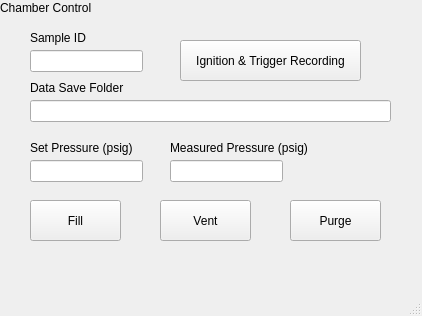
<?xml version="1.0" encoding="UTF-8"?>
<ui version="4.0">
 <class>MainWindow</class>
 <widget class="QMainWindow" name="MainWindow">
  <property name="geometry">
   <rect>
    <x>0</x>
    <y>0</y>
    <width>422</width>
    <height>316</height>
   </rect>
  </property>
  <property name="windowTitle">
   <string>MainWindow</string>
  </property>
  <widget class="QWidget" name="centralwidget">
   <widget class="QPushButton" name="ventButton">
    <property name="geometry">
     <rect>
      <x>160</x>
      <y>200</y>
      <width>91</width>
      <height>41</height>
     </rect>
    </property>
    <property name="text">
     <string>Vent</string>
    </property>
   </widget>
   <widget class="QPushButton" name="ignitionButton">
    <property name="geometry">
     <rect>
      <x>180</x>
      <y>40</y>
      <width>181</width>
      <height>41</height>
     </rect>
    </property>
    <property name="text">
     <string>Ignition &amp;&amp; Trigger Recording</string>
    </property>
   </widget>
   <widget class="QPushButton" name="fillButton">
    <property name="geometry">
     <rect>
      <x>30</x>
      <y>200</y>
      <width>91</width>
      <height>41</height>
     </rect>
    </property>
    <property name="text">
     <string>Fill</string>
    </property>
   </widget>
   <widget class="QLineEdit" name="sampleIDField">
    <property name="geometry">
     <rect>
      <x>30</x>
      <y>50</y>
      <width>113</width>
      <height>22</height>
     </rect>
    </property>
   </widget>
   <widget class="QLineEdit" name="dataSaveFolderField">
    <property name="geometry">
     <rect>
      <x>30</x>
      <y>100</y>
      <width>361</width>
      <height>22</height>
     </rect>
    </property>
   </widget>
   <widget class="QLineEdit" name="setPressureField">
    <property name="geometry">
     <rect>
      <x>30</x>
      <y>160</y>
      <width>113</width>
      <height>22</height>
     </rect>
    </property>
   </widget>
   <widget class="QLineEdit" name="measuredPressureField">
    <property name="geometry">
     <rect>
      <x>170</x>
      <y>160</y>
      <width>113</width>
      <height>22</height>
     </rect>
    </property>
   </widget>
   <widget class="QLabel" name="chamberControlLabel">
    <property name="geometry">
     <rect>
      <x>0</x>
      <y>0</y>
      <width>101</width>
      <height>16</height>
     </rect>
    </property>
    <property name="text">
     <string>Chamber Control</string>
    </property>
   </widget>
   <widget class="QLabel" name="sampleIDLabel">
    <property name="geometry">
     <rect>
      <x>30</x>
      <y>30</y>
      <width>71</width>
      <height>16</height>
     </rect>
    </property>
    <property name="text">
     <string>Sample ID</string>
    </property>
   </widget>
   <widget class="QLabel" name="dataSaveFolderLabel">
    <property name="geometry">
     <rect>
      <x>30</x>
      <y>80</y>
      <width>101</width>
      <height>16</height>
     </rect>
    </property>
    <property name="text">
     <string>Data Save Folder</string>
    </property>
   </widget>
   <widget class="QLabel" name="setPressureLabel">
    <property name="geometry">
     <rect>
      <x>30</x>
      <y>140</y>
      <width>111</width>
      <height>16</height>
     </rect>
    </property>
    <property name="text">
     <string>Set Pressure (psig)</string>
    </property>
   </widget>
   <widget class="QLabel" name="measuredPressureLabel">
    <property name="geometry">
     <rect>
      <x>170</x>
      <y>140</y>
      <width>141</width>
      <height>16</height>
     </rect>
    </property>
    <property name="text">
     <string>Measured Pressure (psig)</string>
    </property>
   </widget>
   <widget class="QPushButton" name="purgeButton">
    <property name="geometry">
     <rect>
      <x>290</x>
      <y>200</y>
      <width>91</width>
      <height>41</height>
     </rect>
    </property>
    <property name="text">
     <string>Purge</string>
    </property>
   </widget>
  </widget>
  <widget class="QStatusBar" name="statusbar"/>
 </widget>
 <resources/>
 <connections/>
</ui>
